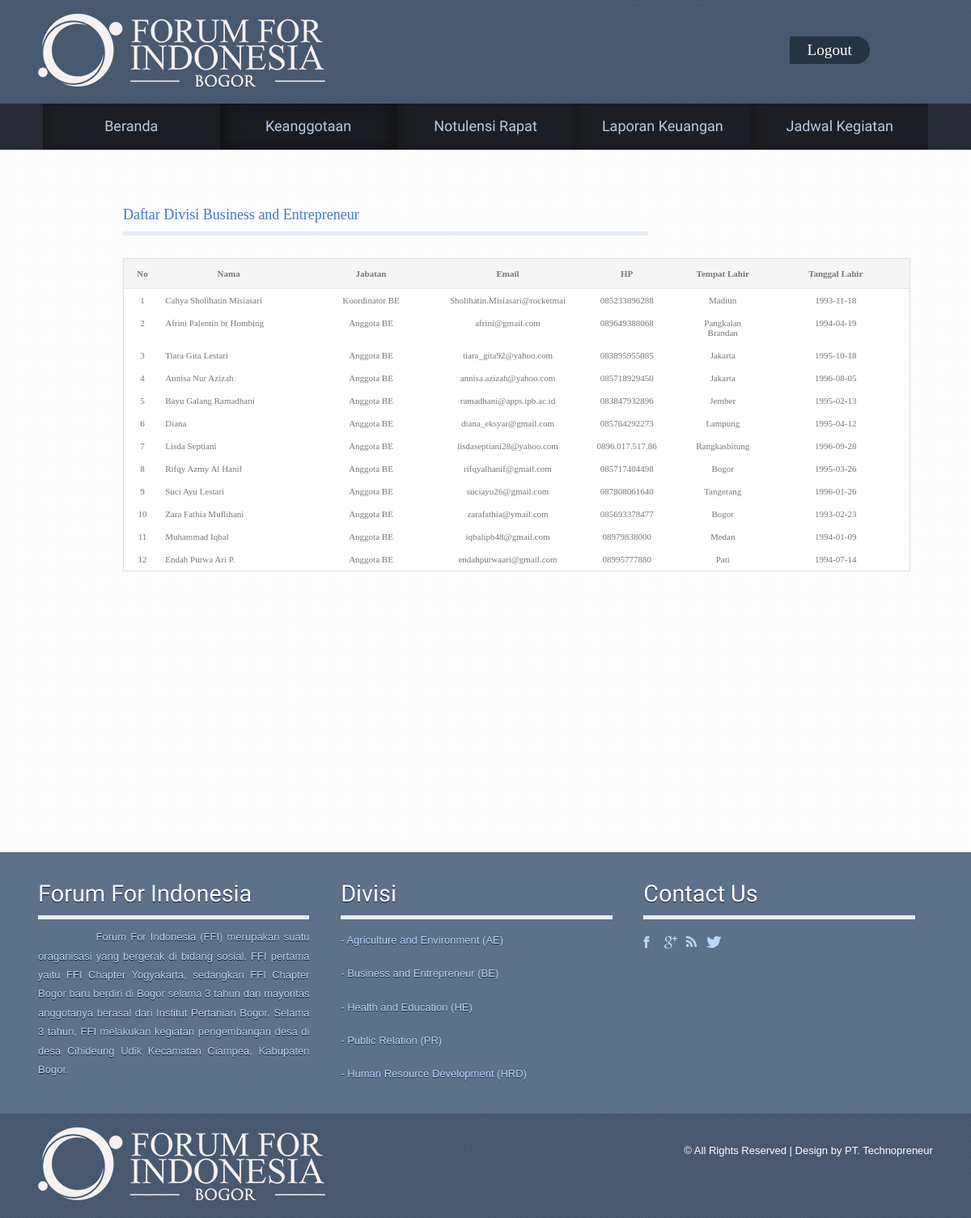
Page /beA.php on the committed database.
### tables this page shows
CREATE TABLE IF NOT EXISTS `keanggotaan` (
  `ID_Anggota` varchar(10) NOT NULL,
  `Nama` varchar(30) NOT NULL,
  `Jabatan` varchar(50) NOT NULL,
  `Email` varchar(50) NOT NULL,
  `HP` varchar(15) NOT NULL,
  `Tempat_lahir` varchar(25) NOT NULL,
  `Tanggal_lahir` date NOT NULL
);

### beA.php (the view, shortened to what this page needs)
<!DOCTYPE HTML>
<html>
<head>
<link href="css/style.css" rel="stylesheet" type="text/css" media="all" />
<link href="css/camera.css" rel="stylesheet" type="text/css" media="all" />
</head>
<body>
<div class="h_bg">
<div class="wrap">
	<div class="header">
		<div class="logo">
			<h1><a href="homeA.php"><img src="images/logo2.png" alt=""></a></h1>
		</div>
<div class="signinmember">
			<ul>
				 <li class="b"><a href="logout.php">Logout</a></li>
			</ul>
	</div>
	</div>
</div>
</div>
<div class="slider_bg">
<div class="wrap">
<div class="slider">
	<ul class="nav">
		<li><a href="homeA.php">Beranda</a></li>
		<li class="active"><a href="keanggotaanA.php">Keanggotaan</a></li>
		<li><a href="notulensiA.php">Notulensi Rapat</a></li>
		<li><a href="aboutA.php">Laporan Keuangan</a></li>
		<li><a href="timeA.php">Jadwal Kegiatan</a></li>
	</ul>
</div>
</div>
</div>
<div class="main_bg">
<div class="wrap">
<div class="main style4">
		<table width="25%" border="0" cellspacing="0" cellpadding="0">
        <tr>
        <div id="body_div">
 <td align=""><div class="body_right_caloninvestor">
			  <h4>Daftar Divisi Business and Entrepreneur</h4>
<div class="tabpad news-box news">
<div class="deposit_info_details">
<table width="150%" border="0" cellspacing="0" cellpadding="0" class="lbox_contentbg">
		<p>&nbsp;</p>
          <tr class="row1" onMouseOver="mouse_event(this, 'listrow_bg');" onMouseOut="mouse_event(this, 'row1');">
                      <td width="5%" valign="top" class="hdr1" align="center">No</td>
                      <td width="18%" valign="top" class="hdr1" align="center">Nama</td>
					  <td width="20%" valign="top" class="hdr1" align="center">Jabatan<a </td>
					  <td width="10%" valign="top" class="hdr1" align="center">Email</td>
                      <td width="15%" valign="top" class="hdr1" align="center">HP</td>
					  <td width="10%" valign="top" class="hdr1" align="center">Tempat Lahir</td>
					  <td width="20%" valign="top" class="hdr1" align="center">Tanggal Lahir</td>
          </tr>
		  <?php
		$No=1;
       	$query = mysql_query("select * from keanggotaan where Jabatan like '%BE' ORDER BY Jabatan DESC");
		while ( $data = mysql_fetch_array($query) )
		{
				?>
		              <tr class="list1" onMouseOver="mouse_event(this,'row_hover');" onMouseOut="mouse_event(this,'list1');">
                    <td align="center"> <?php echo $No; ?></td>
		    		  <td align="left"><?php echo $data['Nama'];?></td>
					<td align="center"><?php echo $data['Jabatan'];?></td>
					<td align="center"><?php echo $data['Email'];?></td>
					<td align="center"><?php echo $data['HP'];?></td>
					<td align="center"><?php echo $data['Tempat_lahir'];?></td>
					<td align="center"><?php echo $data['Tanggal_lahir'];?></td>
                        </tr>
<?php
		$No++;
	}
	?>
        </table>
   <br />
   <br />
                </table>
    </div>
        </div>
<div class="footer-bg">
<div class="wrap">
<div class="footer">
  <div class="box1">
	<h4>Forum For Indonesia</h4>
    <p style="text-align: justify;">&nbsp;&nbsp;&nbsp;&nbsp;&nbsp;&nbsp;&nbsp;&nbsp;&nbsp;&nbsp;&nbsp;&nbsp;&nbsp;&nbsp;Forum For Indonesia (FFI) merupakan suatu oraganisasi yang bergerak di bidang sosial. FFI pertama yaitu FFI Chapter Yogyakarta, sedangkan FFI Chapter Bogor baru berdiri di Bogor selama 3 tahun dan mayoritas anggotanya berasal dari Institut Pertanian Bogor. Selama 3 tahun, FFI melakukan kegiatan pengembangan desa di desa Cihideung Udik Kecamatan Ciampea, Kabupaten Bogor.</p>
  </div>
   <div class="box1">
	<h4>Divisi</h4>
	<nav>
		<ul>
			<li><a href="aeA.php">- Agriculture and Environment (AE)</a></li>
			<li><a href="beA.php">- Business and Entrepreneur (BE)</a></li>            <p></p>
			<li><a href="heA.php">- Health and Education (HE)</a></li>
			<li><a href="prA.php">- Public Relation (PR)</a></li>
   			<li><a href="hrdA.php">- Human Resource Development (HRD)</a></li>
	    </ul>
	</nav>
	</div>
	<div class="box1">
		<h4>Contact us</h4>
		<div class="social-icons">
	   		  	<ul>
			      <li class="facebook"><a href="#" target="_blank"> </a></li>
			      <li class="twitter"><a href="#" target="_blank"> </a></li>
			      <li class="rss"><a href="#" target="_blank"> </a></li>
			      <li class="contact"><a href="#" target="_blank"> </a></li>
		     </ul>
   	    </div>
	</div>
</div>
</div>
</div>
<div class="ftr-bg">
	<div class="wrap">
		<div class="footer1">
		<div class="logo">
			<h1><a href="home.php"><img src="images/logo2.png" alt=""></a></h1>
		</div>
		<div class="copy">
			<p class="w3-link">© All Rights Reserved | Design by PT. Technopreneur</p>
		</div>
	</div>
	</div>
</div>
</body>
</html>

### rows in the picture
keanggotaan: Nama "Cahya Sholihatin Misiasari", Jabatan "Koordinator BE", Email "Sholihatin.Misiasari@rocketmai", HP "085233896288", Tempat_lahir "Madiun", Tanggal_lahir "1993-11-18"
keanggotaan: Nama "Afrini Palentin br Hombing", Jabatan "Anggota BE", Email "afrini@gmail.com", HP "089649388068", Tempat_lahir "Pangkalan Brandan", Tanggal_lahir "1994-04-19"
keanggotaan: Nama "Tiara Gita Lestari", Jabatan "Anggota BE", Email "tiara_gita92@yahoo.com", HP "083895955085", Tempat_lahir "Jakarta", Tanggal_lahir "1995-10-18"
keanggotaan: Nama "Annisa Nur Azizah", Jabatan "Anggota BE", Email "annisa.azizah@yahoo.com", HP "085718929450", Tempat_lahir "Jakarta", Tanggal_lahir "1996-08-05"
keanggotaan: Nama "Bayu Galang Ramadhani", Jabatan "Anggota BE", Email "ramadhani@apps.ipb.ac.id", HP "083847932896", Tempat_lahir "Jember", Tanggal_lahir "1995-02-13"
keanggotaan: Nama "Diana", Jabatan "Anggota BE", Email "diana_eksyar@gmail.com", HP "085764292273", Tempat_lahir "Lampung", Tanggal_lahir "1995-04-12"
keanggotaan: Nama "Lisda Septiani", Jabatan "Anggota BE", Email "lisdaseptiani28@yahoo.com", HP "0896.017.517.86", Tempat_lahir "Rangkasbitung", Tanggal_lahir "1996-09-28"
keanggotaan: Nama "Rifqy Azmy Al Hanif", Jabatan "Anggota BE", Email "rifqyalhanif@gmail.com", HP "085717404498", Tempat_lahir "Bogor", Tanggal_lahir "1995-03-26"
keanggotaan: Nama "Suci Ayu Lestari", Jabatan "Anggota BE", Email "suciayu26@gmail.com", HP "087808061640", Tempat_lahir "Tangerang", Tanggal_lahir "1996-01-26"
keanggotaan: Nama "Zara Fathia Muflihani", Jabatan "Anggota BE", Email "zarafathia@ymail.com", HP "085693378477", Tempat_lahir "Bogor", Tanggal_lahir "1993-02-23"
keanggotaan: Nama "Muhammad Iqbal", Jabatan "Anggota BE", Email "iqbalipb48@gmail.com", HP "08979838000", Tempat_lahir "Medan", Tanggal_lahir "1994-01-09"
keanggotaan: Nama "Endah Purwa Ari P.", Jabatan "Anggota BE", Email "endahpurwaari@gmail.com", HP "08995777880", Tempat_lahir "Pati", Tanggal_lahir "1994-07-14"
